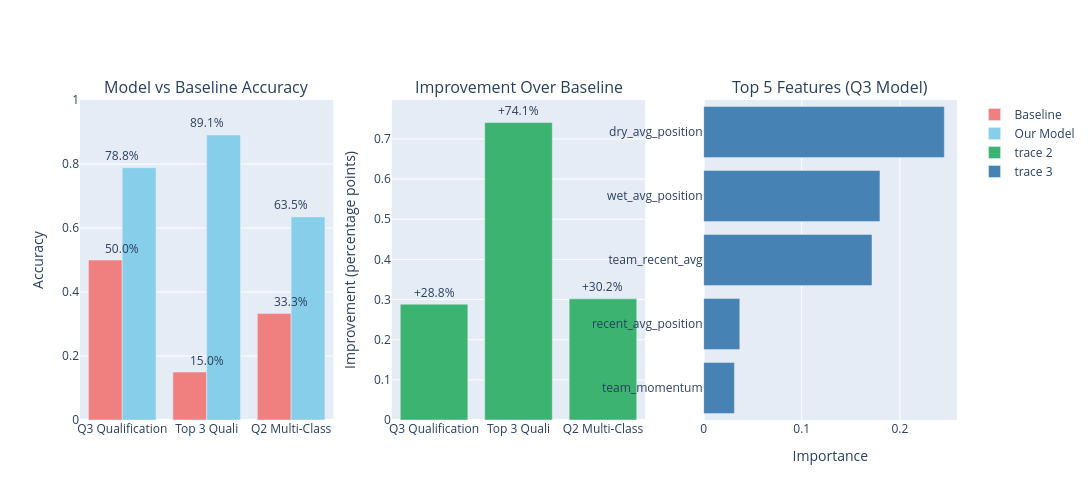

The cell this chart's notebook holds for it:
### Markdown cell above
### 7.1 Model Performance Comparison

### Code cell
import plotly.graph_objs as go
from plotly.subplots import make_subplots


models = ['Q3 Qualification', 'Top 3 Quali', 'Q2 Multi-Class']
accuracies = [
    results_q3['metrics']['accuracy'],
    results_top3['metrics']['accuracy'],
    results_q2['metrics']['accuracy']
]
baselines = [0.50, 0.15, 0.333]
improvements = [a - b for a, b in zip(accuracies, baselines)]

# Top 5 Q3 features
top5_q3 = results_q3['importance'].head(5)

# Subplots layout
fig = make_subplots(
    rows=1, cols=3,
    subplot_titles=[
        "Model vs Baseline Accuracy",
        "Improvement Over Baseline",
        "Top 5 Features (Q3 Model)"
    ]
)

# -------------------------------
# 1. Accuracy comparison
# -------------------------------
x = np.arange(len(models))

fig.add_trace(
    go.Bar(
        x=models,
        y=baselines,
        name="Baseline",
        marker_color="lightcoral"
    ),
    row=1, col=1
)

fig.add_trace(
    go.Bar(
        x=models,
        y=accuracies,
        name="Our Model",
        marker_color="skyblue"
    ),
    row=1, col=1
)

# Add annotations
for model, b, a in zip(models, baselines, accuracies):
    fig.add_annotation(
        x=model,
        y=b,
        text=f"{b:.1%}",
        yshift=12,
        showarrow=False,
        row=1, col=1
    )
    fig.add_annotation(
        x=model,
        y=a,
        text=f"{a:.1%}",
        yshift=12,
        showarrow=False,
        row=1, col=1
    )

fig.update_yaxes(range=[0, 1], row=1, col=1, title="Accuracy")

# -------------------------------
# 2. Improvement
# -------------------------------
fig.add_trace(
    go.Bar(
        x=models,
        y=improvements,
        marker_color="mediumseagreen"
    ),
    row=1, col=2
)

for model, imp in zip(models, improvements):
    fig.add_annotation(
        x=model,
        y=imp,
        text=f"+{imp:.1%}",
        yshift=12,
        showarrow=False,
        row=1, col=2
    )

fig.update_yaxes(title="Improvement (percentage points)", row=1, col=2)

# -------------------------------
# 3. Feature importance (horizontal)
# -------------------------------
fig.add_trace(
    go.Bar(
        x=top5_q3['importance'],
        y=top5_q3['feature'],
        orientation='h',
        marker_color="steelblue"
    ),
    row=1, col=3
)

fig.update_yaxes(autorange="reversed", row=1, col=3)
fig.update_xaxes(title="Importance", row=1, col=3)

# -------------------------------
# Layout
# -------------------------------
fig.update_layout(
    height=500,
    width=1500,
    barmode='group',
    showlegend=True,
)

fig.show()

### Figure 1 — Plotly figure (JSON) as saved in the notebook; plotly's stock layout.template omitted (floating-point values rounded to 4 significant figures)
{"data": [{"marker": {"color": "lightcoral"}, "name": "Baseline", "type": "bar", "x": ["Q3 Qualification", "Top 3 Quali", "Q2 Multi-Class"], "xaxis": "x", "y": [0.5, 0.15, 0.333], "yaxis": "y"}, {"marker": {"color": "skyblue"}, "name": "Our Model", "type": "bar", "x": ["Q3 Qualification", "Top 3 Quali", "Q2 Multi-Class"], "xaxis": "x", "y": [0.7884, 0.8909, 0.6347], "yaxis": "y"}, {"marker": {"color": "mediumseagreen"}, "type": "bar", "x": ["Q3 Qualification", "Top 3 Quali", "Q2 Multi-Class"], "xaxis": "x2", "y": [0.2884, 0.7409, 0.3017], "yaxis": "y2"}, {"marker": {"color": "steelblue"}, "orientation": "h", "type": "bar", "x": [0.2454, 0.1797, 0.1716, 0.03684, 0.03138], "xaxis": "x3", "y": ["dry_avg_position", "wet_avg_position", "team_recent_avg", "recent_avg_position", "team_momentum"], "yaxis": "y3"}], "layout": {"annotations": [{"font": {"size": 16}, "showarrow": false, "text": "Model vs Baseline Accuracy", "x": 0.1444, "xanchor": "center", "xref": "paper", "y": 1, "yanchor": "bottom", "yref": "paper"}, {"font": {"size": 16}, "showarrow": false, "text": "Improvement Over Baseline", "x": 0.5, "xanchor": "center", "xref": "paper", "y": 1, "yanchor": "bottom", "yref": "paper"}, {"font": {"size": 16}, "showarrow": false, "text": "Top 5 Features (Q3 Model)", "x": 0.8556, "xanchor": "center", "xref": "paper", "y": 1, "yanchor": "bottom", "yref": "paper"}, {"showarrow": false, "text": "50.0%", "x": "Q3 Qualification", "xref": "x", "y": 0.5, "yref": "y", "yshift": 12}, {"showarrow": false, "text": "78.8%", "x": "Q3 Qualification", "xref": "x", "y": 0.7884, "yref": "y", "yshift": 12}, {"showarrow": false, "text": "15.0%", "x": "Top 3 Quali", "xref": "x", "y": 0.15, "yref": "y", "yshift": 12}, {"showarrow": false, "text": "89.1%", "x": "Top 3 Quali", "xref": "x", "y": 0.8909, "yref": "y", "yshift": 12}, {"showarrow": false, "text": "33.3%", "x": "Q2 Multi-Class", "xref": "x", "y": 0.333, "yref": "y", "yshift": 12}, {"showarrow": false, "text": "63.5%", "x": "Q2 Multi-Class", "xref": "x", "y": 0.6347, "yref": "y", "yshift": 12}, {"showarrow": false, "text": "+28.8%", "x": "Q3 Qualification", "xref": "x2", "y": 0.2884, "yref": "y2", "yshift": 12}, {"showarrow": false, "text": "+74.1%", "x": "Top 3 Quali", "xref": "x2", "y": 0.7409, "yref": "y2", "yshift": 12}, {"showarrow": false, "text": "+30.2%", "x": "Q2 Multi-Class", "xref": "x2", "y": 0.3017, "yref": "y2", "yshift": 12}], "barmode": "group", "height": 500, "showlegend": true, "width": 1500, "xaxis": {"anchor": "y", "domain": [0, 0.2889]}, "xaxis2": {"anchor": "y2", "domain": [0.3556, 0.6444]}, "xaxis3": {"anchor": "y3", "domain": [0.7111, 1], "title": {"text": "Importance"}}, "yaxis": {"anchor": "x", "domain": [0, 1], "range": [0, 1], "title": {"text": "Accuracy"}}, "yaxis2": {"anchor": "x2", "domain": [0, 1], "title": {"text": "Improvement (percentage points)"}}, "yaxis3": {"anchor": "x3", "autorange": "reversed", "domain": [0, 1]}}}
